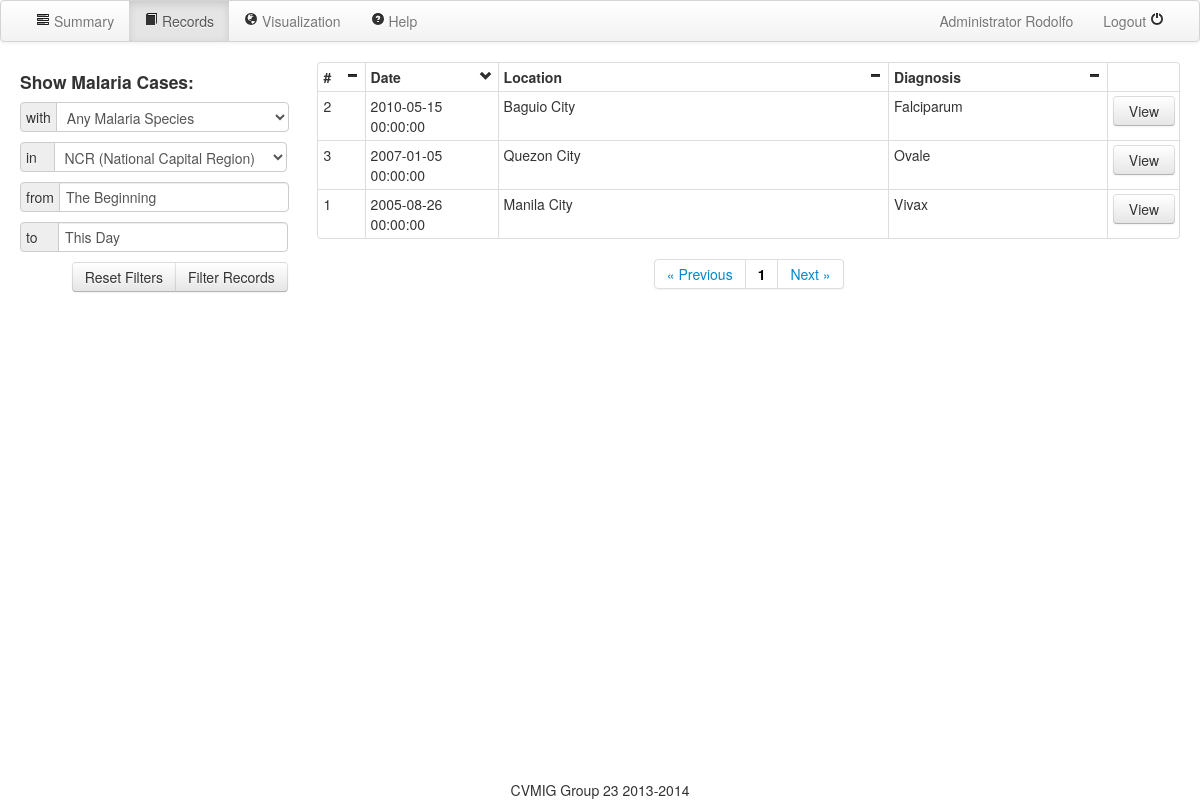
/records/ (signed in), run on the app's committed database.
### serveus/models.py (models this page shows, shortened)
class UserType(db.Model):
    __tablename__ = 'usertype'
    id = db.Column(db.Integer, primary_key=True)
    name = db.Column(db.String(80), unique=True)
    users = db.relationship('User', backref='usertype', lazy='dynamic')

class User(db.Model, UserMixin):
    id = db.Column(db.Integer, primary_key=True)
    username = db.Column(db.String(80), unique=True)
    password = db.Column(db.String(120), unique=True)
    usertype_id = db.Column(db.Integer, db.ForeignKey('usertype.id'))

class Case(db.Model):
    __tablename__ = 'case'
    id = db.Column(db.Integer, primary_key=True)
    date = db.Column(db.DateTime())
    age = db.Column(db.Integer)
    address = db.Column(db.String(120))
    human_diagnosis = db.Column(db.String(80))
    lat = db.Column(db.Float)
    lng = db.Column(db.Float)
    maltype_id = db.Column(db.Integer, db.ForeignKey('maltype.id'))
    region_id = db.Column(db.Integer, db.ForeignKey('region.id'))
    images = db.relationship('Image', backref='case', lazy='dynamic')

### serveus/views.py (the view)
@app.route('/records/')
@login_required
def records():
    print request.args.get('page')
    if not request.args.get('page'):
        page = 1
    else:
        page = int(request.args.get('page'))
    print request.args.get('malaria_selection')
    print request.args.get('region_selection')
    print request.args.get('date_start')
    print request.args.get('date_end')
    print request.args.get('sort_by') # date, location, diagnosis
    print request.args.get('order') # asc, desc
    if request.args:
        print 'Arguments present'
    else:
        print 'No arguments given'
    if request.args:
        malariaSelected = request.args.get('malaria_selection')
        regionSelected = request.args.get('region_selection')
        malariaIndex = malariaList.index(malariaSelected)
        regionIndex = Region.query.all().index(regionSelected)
        date_start = request.args.get('date_start')
        date_end = request.args.get('date_end')
        sort_by = request.args.get('sort_by')
        order = request.args.get('order')
        caseList=''
        if date_start != 'The Beginning' :
            a=request.args.get('date_start')
            b=a.split('/')
            dt=datetime.date(int(b[2]),int(b[0]),int(b[1]))
            a=request.args.get('date_end')
            b=a.split('/')
            dte=datetime.date(int(b[2]),int(b[0]),int(b[1]))
        else :
            dt=datetime.date(1000,1,1)
            dte=datetime.date(9000,12,31)
        sortby=''
        if sort_by== 'date':
            sortby='date'
        elif sort_by== 'location':
            sortby='address'
        elif sort_by== 'diagnosis':
            sortby='human_diagnosis'
        else:
            sortby='id'
        param= "\"case\"."+sortby+" "+order
        print param
        if regionIndex == 0 and malariaIndex == 0:
                caseList= Case.query.filter(Case.date>=dt,Case.date<=dte).order_by(param)
        elif regionIndex == 0:
                caseList = Case.query.filter(Case.human_diagnosis == malariaSelected,Case.date>=dt,Case.date<=dte).order_by(param)
        elif malariaIndex == 0:
                caseList = Case.query.filter(Case.address.contains(regionSelected),Case.date>=dt,Case.date<=dte).order_by(param)
        else:
            caseList = Case.query.filter(Case.address.contains(regionSelected),Case.human_diagnosis == malariaSelected,Case.date>=dt,Case.date<=dte).order_by(param)
    else:
        malariaIndex = 0
        regionIndex = 0
        date_start = "The Beginning"
        date_end = "This Day"
        sort_by = "date"
        order = "desc"
        caseList = Case.query.order_by(Case.date.desc())
    caseList = [i for i in caseList]
    pagination = Pagination(page, Pagination.PER_PAGE, len(caseList))
    caseList = caseList[(page-1)*Pagination.PER_PAGE : ((page-1)*Pagination.PER_PAGE) + Pagination.PER_PAGE]
    return render_template("records.html", caseList = caseList, pagination = pagination, malariaList = malariaList, regionList=Region.query.all(), malariaIndex = malariaIndex, regionIndex = regionIndex, date_start = date_start, date_end = date_end, sort_by = sort_by, order = order, user = current_user)

### serveus/misc.py (called while the page is built)
    @property
    def pages(self):
        return int(ceil(self.total_count / float(self.per_page)))

    @property
    def has_prev(self):
        return self.page > 1

    @property
    def has_next(self):
        return self.page < self.pages

    def iter_pages(self, left_edge=2, left_current=2,
                   right_current=5, right_edge=2):
        last = 0
        for num in xrange(1, self.pages + 1):
            if num <= left_edge or \
               (num > self.page - left_current - 1 and \
                num < self.page + right_current) or \
               num > self.pages - right_edge:
                if last + 1 != num:
                    yield None
                yield num
                last = num

### serveus/models.py (called while the page is built)
    def __str__(self):
        return self.name

### serveus/views.py (called while the page is built)
@login_manager.user_loader
def load_user(userid):
    return User.query.get(userid)

### serveus/templates/records.html (shortened to what this page needs)
<!DOCTYPE html>
<html>
	<head>
		<link href="/static/css/bootstrap.min.css" rel="stylesheet" media="screen">
		<link href="/static/css/bootstrap-responsive.css" rel="stylesheet">
        <link href="/static/css/eyecon-datepicker.css" rel="stylesheet">
	</head>
	<body>
    <div id="super">
		<div class="navbar" style="width: 100%;">
			<div class="navbar-inner">
				<div>
                    <div>
					<ul class="nav pull-left">
						<li><a href="/dashboard/"><i class="icon-tasks"></i> Summary</a></li>
						<li class="active"><a href="/records/"><i class="icon-book"></i> Records</a></li>
						<li><a href="/map/"><i class="icon-globe"></i> Visualization</a></li>
                        <li><a href="#" id="help" data-toggle="popover"><i class="icon-question-sign"></i> Help</a></li>
					</ul>
					<ul class="nav pull-right">
						<li><a href="/profilepage/">{{user.usertype.name}} {{ user.username }}</a></li>
						<li><a href="/logout/">Logout <i class="icon-off"></i></a></li>
					</ul>
					</div>
				</div>
			</div>
		</div>
		<div class="container-fluid">
				<div class="row-fluid">
				<form action="/records/" method="get" name="filter" class="span3 container" style="background-color: white; ">
					<h4>Show Malaria Cases:</h4>
					<div class="input-prepend" style="width: 100%">
<span class="add-on">with</span>
					<select style="width: calc(100% - 35px)" name="malaria_selection">
                    {% for i in malariaList %}
                        <option {% if loop.index0 == malariaIndex %}selected{% endif %}>{{ i }}</option>
                    {% endfor %}
					</select>
					</div>
					<div class="input-prepend" style="width: 100%">
<span class="add-on">in&nbsp;&nbsp;&nbsp;</span>
					<select style="width: calc(100% - 34px)" name="region_selection">
					{% for i in regionList %}
                        <option {% if loop.index0 == regionIndex %}selected{% endif %}>{{ i }}</option>
                    {% endfor %}
					</select>
					</div>
                    <br>
                    <div class="input-prepend" style="width: 100%">
<span class="add-on">from</span>
                    <input type="text" style="width: calc(100% - 52px)" value="{{date_start}}" id="dpd1" name="date_start">
                    </div>
                    <br>
                    <div class="input-prepend" style="width: 100%">
                    <span class="add-on">to&nbsp;&nbsp;&nbsp;&nbsp;</span>
                    <input type="text" style="width: calc(100% - 52px)" value="{{date_end}}" id="dpd2" name="date_end">
                    </div>
                    <br>
                    <div style="text-align: right">
                    <div class="btn-group">
                        <a class="btn" href="/records/" >Reset Filters</a>
                        <input class="btn btn-medium" type="submit" id="submit_button" value="Filter Records" style="height: 30px;">
                    </div>
                    </div>
				</form>
				<div class="span9" style="background-color: white;">
				    <table class="table table-bordered table-condensed">
					<tr>
                    <th class="span1" onclick="sort('case');"># <div class="pull-right"><i class="icon-minus" id="case_chevron"></i></div>
                    <th class="span2" onclick="sort('date');" style="min-width: 80px">Date <div class="pull-right"><i class="icon-minus" id="date_chevron"></i></div>
                    <th class="span5" onclick="sort('location');">Location <div class="pull-right"><i class="icon-minus" id="location_chevron"></i></div>
                    <th class="span3" onclick="sort('diagnosis');">Diagnosis <div class="pull-right"><i class="icon-minus" id="diagnosis_chevron"></i></div>
                    <th class="span1">
                    {% for i in caseList %}
					<tr><td>{{i.id}}<td>{{i.date}}<td>{{i.address}}<td>{{i.human_diagnosis}}<td><a href="/case/{{ i.id }}/" class="btn" style="width: calc(100% - 25px)">View</a>
                    {% endfor %}
					</table>
                    {% if pagination.pages %}
                    <div class="pagination" style="text-align: center">
                    <ul>
                    <li><a href="#" {% if pagination.has_prev %}onclick="set_page('{{pagination.page - 1}}')"{% endif %}>&laquo; Previous</a></li>
                    {% for page in pagination.iter_pages() %}{% if page %}<li><a href="#" {% if page != pagination.page %}onclick="set_page('{{page}}')"{% else %}style="color: black; font-weight: bold"{% endif %}>{{ page }}</a></li>{% endif %}{% endfor %}
                    <li><a href="#"{% if pagination.has_next %}onclick="set_page('{{pagination.page + 1}}')"{% endif %}>Next &raquo;</a></li>
                    </ul>
                    </div>
                    {% endif %}
				</div>
			</div>
		</div>
        <div id="footer">CVMIG Group 23 2013-2014</div>
        </div>
	</body>
</html>

### serveus/templates/records.html (style rules this page uses)
html, body { margin:0; padding:0; height:100%; }
#super { min-height:100%; position:relative; }
#footer { position:absolute; bottom:0; width:100%; height: 20px; text-align: center; }

### data on the page
UserType: usertype.name "Administrator"
User: username "Rodolfo"
Case: id "2", date "2010-05-15 00:00:00", address "Baguio City", human_diagnosis "Falciparum"
Case: id "3", date "2007-01-05 00:00:00", address "Quezon City", human_diagnosis "Ovale"
Case: id "1", date "2005-08-26 00:00:00", address "Manila City", human_diagnosis "Vivax"

### other printed values
{{ page }} "1"
form field malaria_selection "Any Malaria Species"
form field region_selection "NCR (National Capital Region)"
